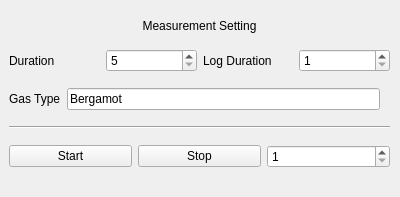
<?xml version="1.0" encoding="UTF-8"?>
<ui version="4.0">
 <class>Form</class>
 <widget class="QWidget" name="Form">
  <property name="geometry">
   <rect>
    <x>0</x>
    <y>0</y>
    <width>400</width>
    <height>197</height>
   </rect>
  </property>
  <property name="windowTitle">
   <string>Form</string>
  </property>
  <widget class="QWidget" name="verticalLayoutWidget">
   <property name="geometry">
    <rect>
     <x>9</x>
     <y>9</y>
     <width>381</width>
     <height>171</height>
    </rect>
   </property>
   <layout class="QVBoxLayout" name="verticalLayout" stretch="1,3,3,0,3">
    <property name="sizeConstraint">
     <enum>QLayout::SetDefaultConstraint</enum>
    </property>
    <item>
     <widget class="QLabel" name="Title">
      <property name="sizePolicy">
       <sizepolicy hsizetype="Preferred" vsizetype="Fixed">
        <horstretch>0</horstretch>
        <verstretch>0</verstretch>
       </sizepolicy>
      </property>
      <property name="text">
       <string>Measurement Setting</string>
      </property>
      <property name="alignment">
       <set>Qt::AlignCenter</set>
      </property>
      <property name="wordWrap">
       <bool>true</bool>
      </property>
     </widget>
    </item>
    <item>
     <layout class="QHBoxLayout" name="horizontalLayout">
      <item>
       <widget class="QLabel" name="label_2">
        <property name="sizePolicy">
         <sizepolicy hsizetype="Preferred" vsizetype="Preferred">
          <horstretch>0</horstretch>
          <verstretch>0</verstretch>
         </sizepolicy>
        </property>
        <property name="text">
         <string>Duration</string>
        </property>
        <property name="scaledContents">
         <bool>false</bool>
        </property>
        <property name="wordWrap">
         <bool>true</bool>
        </property>
       </widget>
      </item>
      <item>
       <widget class="QSpinBox" name="durationSpinBox">
        <property name="sizePolicy">
         <sizepolicy hsizetype="Preferred" vsizetype="Fixed">
          <horstretch>0</horstretch>
          <verstretch>0</verstretch>
         </sizepolicy>
        </property>
        <property name="minimum">
         <number>5</number>
        </property>
        <property name="maximum">
         <number>2000</number>
        </property>
       </widget>
      </item>
      <item>
       <widget class="QLabel" name="label_3">
        <property name="sizePolicy">
         <sizepolicy hsizetype="Preferred" vsizetype="Preferred">
          <horstretch>0</horstretch>
          <verstretch>0</verstretch>
         </sizepolicy>
        </property>
        <property name="text">
         <string>Log Duration</string>
        </property>
       </widget>
      </item>
      <item>
       <widget class="QSpinBox" name="log_durationSpinBox">
        <property name="sizePolicy">
         <sizepolicy hsizetype="Preferred" vsizetype="Fixed">
          <horstretch>0</horstretch>
          <verstretch>0</verstretch>
         </sizepolicy>
        </property>
        <property name="minimum">
         <number>1</number>
        </property>
        <property name="maximum">
         <number>2000</number>
        </property>
       </widget>
      </item>
     </layout>
    </item>
    <item>
     <layout class="QHBoxLayout" name="horizontalLayout_2">
      <item>
       <widget class="QLabel" name="label">
        <property name="text">
         <string>Gas Type</string>
        </property>
       </widget>
      </item>
      <item>
       <widget class="QLineEdit" name="gas_typeLineEdit">
        <property name="text">
         <string>Bergamot</string>
        </property>
       </widget>
      </item>
      <item>
       <spacer name="horizontalSpacer">
        <property name="orientation">
         <enum>Qt::Horizontal</enum>
        </property>
        <property name="sizeType">
         <enum>QSizePolicy::Fixed</enum>
        </property>
        <property name="sizeHint" stdset="0">
         <size>
          <width>10</width>
          <height>20</height>
         </size>
        </property>
       </spacer>
      </item>
     </layout>
    </item>
    <item>
     <widget class="Line" name="line_2">
      <property name="orientation">
       <enum>Qt::Horizontal</enum>
      </property>
     </widget>
    </item>
    <item>
     <layout class="QHBoxLayout" name="horizontalLayout_3">
      <item>
       <widget class="QPushButton" name="start_measureBtn">
        <property name="text">
         <string>Start</string>
        </property>
       </widget>
      </item>
      <item>
       <widget class="QPushButton" name="stop_measureBtn">
        <property name="text">
         <string>Stop</string>
        </property>
       </widget>
      </item>
      <item>
       <widget class="QSpinBox" name="repetitionSpinBox">
        <property name="minimum">
         <number>1</number>
        </property>
       </widget>
      </item>
     </layout>
    </item>
   </layout>
  </widget>
 </widget>
 <resources/>
 <connections/>
</ui>
